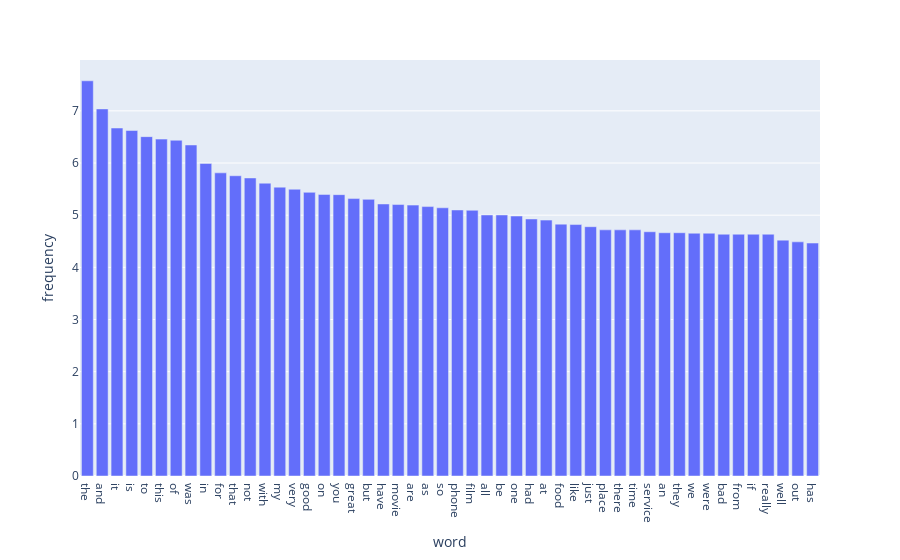

Here is the notebook cell this chart was saved with:
### Code cell
# log transformation -> flatten the curve
term_frequencies_log = [math.log(i) for i in term_frequencies]
df = pd.DataFrame({'word':count_vect.get_feature_names_out(),
                   'frequency':term_frequencies_log})
df = df.nlargest(50, 'frequency')
fig = px.bar(df, x='word', y='frequency')
fig.show()

### Figure 1 — Plotly figure (JSON) as saved in the notebook; plotly's stock layout.template omitted (floating-point values rounded to 4 significant figures)
{"data": [{"alignmentgroup": "True", "hovertemplate": "word=%{x}<br>frequency=%{y}<extra></extra>", "legendgroup": "", "marker": {"color": "#636efa", "pattern": {"shape": ""}}, "name": "", "offsetgroup": "", "orientation": "v", "showlegend": false, "textposition": "auto", "type": "bar", "x": ["the", "and", "it", "is", "to", "this", "of", "was", "in", "for", "that", "not", "with", "my", "very", "good", "on", "you", "great", "but", "have", "movie", "are", "as", "so", "phone", "film", "all", "be", "one", "had", "at", "food", "like", "just", "place", "there", "time", "service", "an", "they", "we", "were", "bad", "from", "if", "really", "well", "out", "has"], "xaxis": "x", "y": [7.576, 7.037, 6.671, 6.623, 6.506, 6.458, 6.436, 6.346, 5.991, 5.811, 5.756, 5.714, 5.613, 5.537, 5.497, 5.438, 5.398, 5.394, 5.318, 5.303, 5.215, 5.204, 5.193, 5.165, 5.142, 5.1, 5.094, 5.004, 5.004, 4.984, 4.927, 4.905, 4.828, 4.82, 4.779, 4.718, 4.718, 4.718, 4.682, 4.663, 4.663, 4.654, 4.654, 4.635, 4.635, 4.635, 4.635, 4.522, 4.489, 4.466], "yaxis": "y"}], "layout": {"barmode": "relative", "legend": {"tracegroupgap": 0}, "margin": {"t": 60}, "xaxis": {"anchor": "y", "domain": [0, 1], "title": {"text": "word"}}, "yaxis": {"anchor": "x", "domain": [0, 1], "title": {"text": "frequency"}}}}
